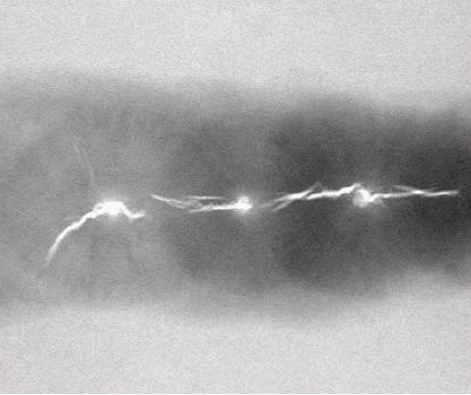
#> input picture app_ch10/pic/hanfeng.jpg, 471 x 395 px
$ python mych10_api.py   (older library calls are emulated)
#> lines starting #> are read from the running program, lines starting #| are printed output that depends on the picture; after the words box and inside, x2 and y2 are one past the last pixel; in counts of white or black regions, pixels touching at a corner belong together


import cv2
import numpy as np
import matplotlib.pyplot as plt
from PIL import Image
import  skimage


#
#
def getGrayDiff(img,currentPoint,targetPoint):
    # print(abs(img[currentPoint[0]][currentPoint[1]]-img[targetPoint[0]][targetPoint[1]]))
    return abs(img[currentPoint[0]][currentPoint[1]]-img[targetPoint[0]][targetPoint[1]])

#区生长
def regional_growth(gray,seeds,threshold=15):
    connects = [(-1,-1),(0,-1),(1,-1),(1,0),(1,1),(0,1),(-1,1),(-1,0)]#[(-1,-1),(-1,0),(-1,1),(1,-1),(0,-1),(1,1),(1,0),(0,1)]
    height,weight = gray.shape
    seedMark = np.zeros(gray.shape,np.uint8)
    seedList=list(seeds)
    print(seedList)
    while(len(seedList)>0):
        currentPoint = seedList.pop(0)
        seedMark[currentPoint[0],currentPoint[1]]=255
        for i in range(4):
            tmpx = currentPoint[0]+connects[i][0]
            tmpy = currentPoint[1]+connects[i][1]
            if tmpx<0 or tmpy<0 or tmpx >= height or tmpy >= weight:
                continue
            grayDiff = getGrayDiff(gray,currentPoint,(tmpx,tmpy))
            if grayDiff < threshold and seedMark[tmpx,tmpy]==0:
                seedMark[tmpx,tmpy] = 255
                seedList.append((tmpx,tmpy))
    print(seedMark)
    return seedMark

img = cv2.imread("pic/hanfeng.jpg")
#> img is the input picture: shape (395, 471, 3); mean B, G, R 169.2, 166.3, 168.3
img = cv2.cvtColor(img,cv2.COLOR_BGR2GRAY)
#> img: shape (395, 471)

img = cv2.GaussianBlur(img,(3,3),0)
imghilght=img.copy()
imghilght[imghilght < 240] = 0
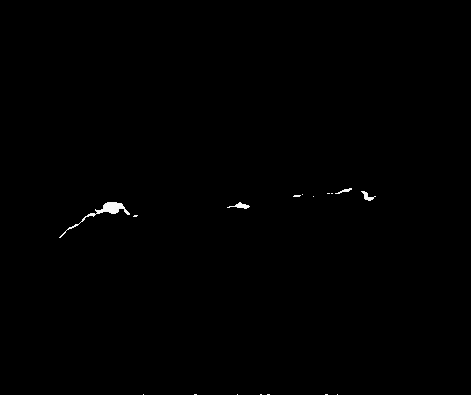
#> imghilght: shape (395, 471); min 0, max 252, mean 0.7
imgline=np.zeros_like(img)
seed=edge = cv2.Canny(img,10,100)
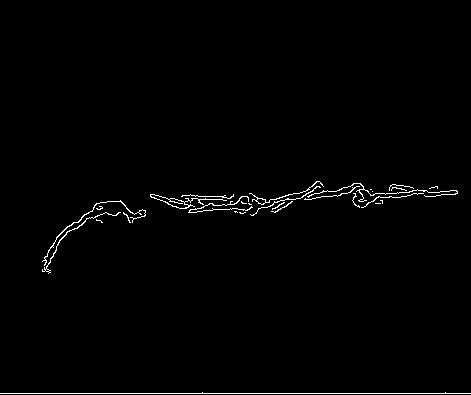
#> seed: shape (395, 471); 1.1% white in thin lines or dots, all inside (x1, y1, x2, y2) = (0, 181, 471, 394)

kernel = cv2.getStructuringElement(cv2.MORPH_RECT,(3,3 ))
edge = cv2.morphologyEx(edge, cv2.MORPH_CLOSE, kernel,iterations=3)
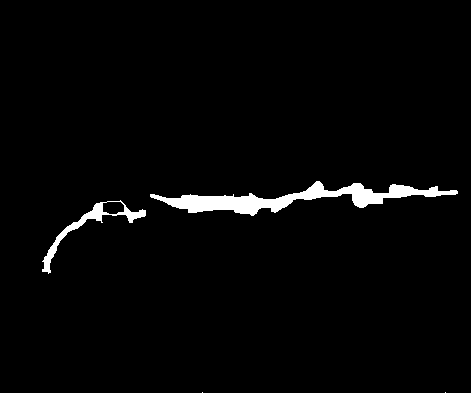
#> edge: shape (395, 471); 2.9% white; 3 white regions, box (x1, y1, x2, y2) and area: (150, 181, 458, 216) 3478, (0, 392, 471, 395) 944, (42, 200, 146, 274) 932
edge1 = edge+imghilght
marker = np.min((edge1, img), axis=0)
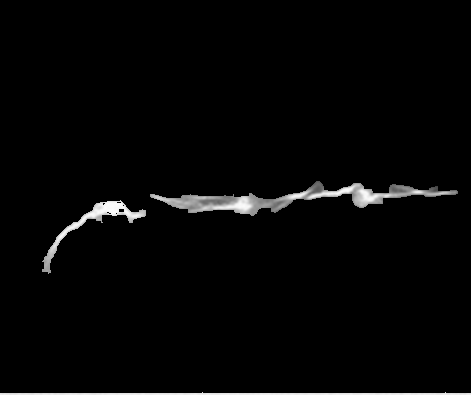
#> marker: shape (395, 471); min 0, max 252, mean 5.6
# edge = cv2.morphologyEx(edge, cv2.MORPH_CLOSE, kernel,iterations=3)
# lines=cv2.HoughLinesP(edge,1,np.pi/180,5,20,5)

x,y = np.where(marker > 180)
#> x = 3002 values from 184 to 394; y = 3002 values, max 470 at index 2530, min 0 at index 2060, mean 216.7
seedlist = list(zip(x, y))
#> seedlist = 3002 pairs, first value 184 to 394, second value 0 to 470
print(seedlist)
#> (printed output is left out)
# seedlist=[(103,192),(222,191),(331,183)]
result=regional_growth(marker,seedlist,22)
#> in regional_growth, `seedList=list(seeds)`: seedList has the same summary as seedlist outside regional_growth
#> the loop in regional_growth, `while(len(seedList)>0):` made 5189 passes
#> currentPoint on passes 1 to 3: (184, 355), (184, 356), (184, 357)
#> after the loop in regional_growth, `while(len(seedList)>0):`:
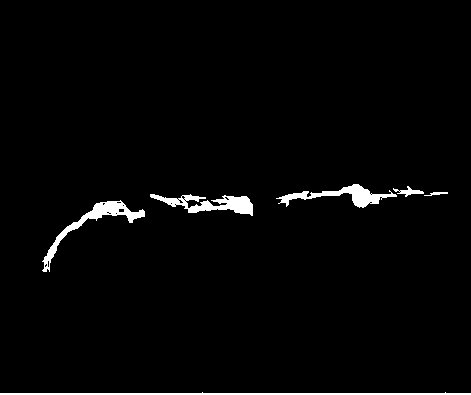
#> seedMark: shape (395, 471); 2.2% white; 6 white regions, box (x1, y1, x2, y2) and area: (42, 200, 145, 272) 1070, (150, 194, 253, 216) 1029, (0, 392, 471, 395) 944, (276, 184, 397, 208) 930, (393, 186, 424, 197) 129, (424, 192, 448, 196) 50
#> after the loop in regional_growth, `while(len(seedList)>0):`: seedList = []

plt.rcParams['font.sans-serif']=['SimHei']
# 图像显示
plt.figure(figsize=(16, 5))  # width * height
plt.subplot(2, 3, 1), plt.imshow(img, cmap='gray'), plt.title('原始图像'), plt.axis("off")
plt.subplot(2, 3, 2), plt.imshow(seed, cmap='gray'), plt.title('canny提取边缘'), plt.axis("off")
plt.subplot(2, 3, 3), plt.imshow(edge1, cmap='gray'), plt.title('边缘做闭运算填充\n从而标记出大致分割区域'), plt.axis("off")
plt.subplot(2, 3,4), plt.imshow(marker, cmap='gray'), plt.title('按照带分割区域标记\n从原图中分割出来粗略结果'), plt.axis("off")
plt.subplot(2, 3,5), plt.imshow(result, cmap='gray'), plt.title("使用生长算法在粗略分割的基础上得出精细结果"), plt.axis("off")
plt.show()

def pic_sobel_edge(img):
    x= cv2.Sobel(img,cv2.CV_16S,1,0)
    y= cv2.Sobel(img,cv2.CV_16S,0,1)
    absx = cv2.convertScaleAbs(x)
    absy = cv2.convertScaleAbs(y)
    result_sobel = cv2.addWeighted(absx,0.5,absy,0.5,0)
    return result_sobel

def pic_Prewitt_edge(img):
    kernelx = np.array([[1, 1, 1], [0, 0, 0], [-1, -1, -1]], dtype=int)
    kernely = np.array([[-1, 0, 1], [-1, 0, 1], [-1, 0, 1]], dtype=int)
    x = cv2.filter2D(img, cv2.CV_16S, kernelx)
    y = cv2.filter2D(img, cv2.CV_16S, kernely)
    # 转uint8
    absX = cv2.convertScaleAbs(x)
    absY = cv2.convertScaleAbs(y)
    result_Prewitt = cv2.addWeighted(absX, 0.5, absY, 0.5, 0)
    return result_Prewitt

img = cv2.imread("pic/6.8.jpg")
#> (the run stopped early here; a loop or call above may not have finished)

$ run again, with app_ch10/pic/6.5.jpg copied over app_ch10/pic/hanfeng.jpg
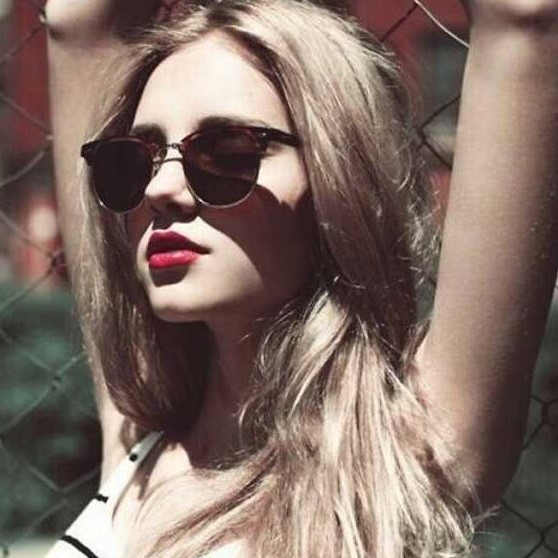
#> input picture app_ch10/pic/6.5.jpg, 558 x 558 px
#> img is the input picture: shape (558, 558, 3); mean B, G, R 100.8, 109.4, 129
#> `seed=edge = cv2.Canny(img,10,100)`:
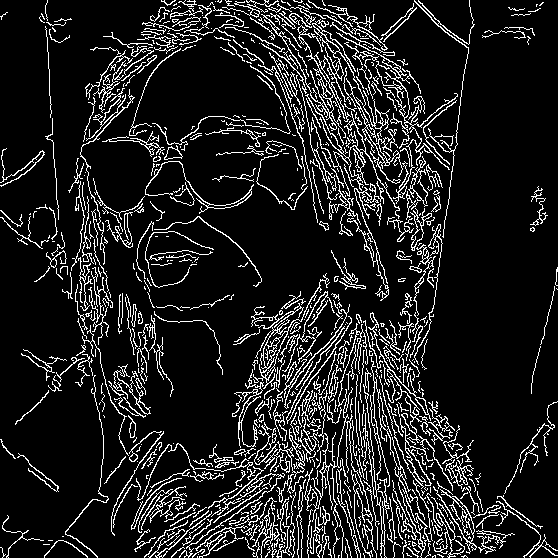
#> seed: shape (558, 558); 12.5% white in thin lines or dots
#> edge: shape (558, 558); 38.7% white; 9 white regions, largest, box (x1, y1, x2, y2) and area: (0, 0, 558, 558) 118625, (0, 148, 45, 187) 474, (482, 27, 535, 45) 357
#> seedlist = 37003 items
#> (printed output is left out)
#> the loop in regional_growth, `while(len(seedList)>0):` made 81614 passes
#> currentPoint on passes 1 to 3: (0, 266), (0, 267), (0, 268)
#> after the loop in regional_growth, `while(len(seedList)>0):`:
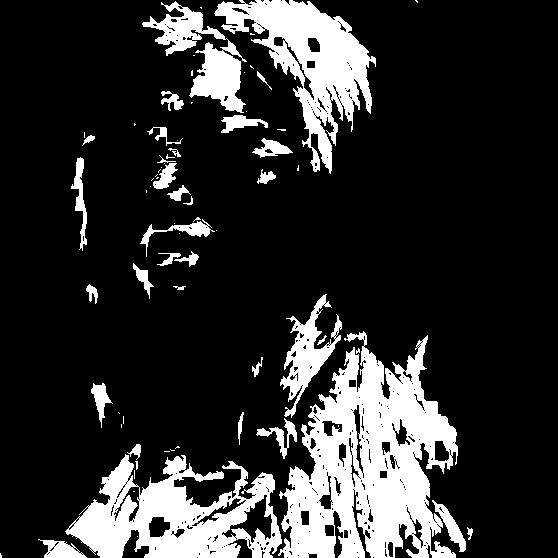
#> seedMark: shape (558, 558); 18.4% white; 75 white regions (42 under 20 px), largest, box (x1, y1, x2, y2) and area: (278, 331, 458, 558) 22658, (65, 454, 282, 558) 11872, (214, 0, 376, 174) 10189
#> after the loop in regional_growth, `while(len(seedList)>0):`: seedList = []
